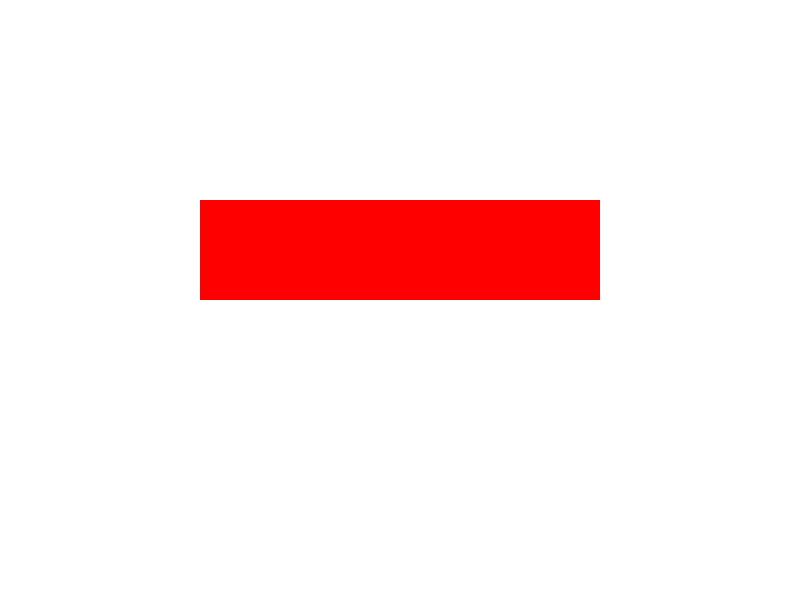
Frame 1 (no input)
Frame 60 (the mouse pressed at the canvas centre just before this capture): identical to frame 1, image omitted
Frame 120 (the mouse held since frame 60 and released just before this capture): identical to frame 1, image omitted

The Processing sketch that drew this single still picture (run headless with seeded random() and noise(); from frame 60 on, the mouse is pressed at the canvas centre):

// Processing sketch: rectangle
// ── rectangle.pde
void settings(){
  size(800, 600);
}

void setup()
{
  noStroke();
  colorMode(HSB,100);
  background(0,0,100);
}

void draw()
{
  // Remember:
  // rect(x-axis, y-axis, width, height); 
  
  fill(0,100,100);
  rect(200,200,400,100);
}
